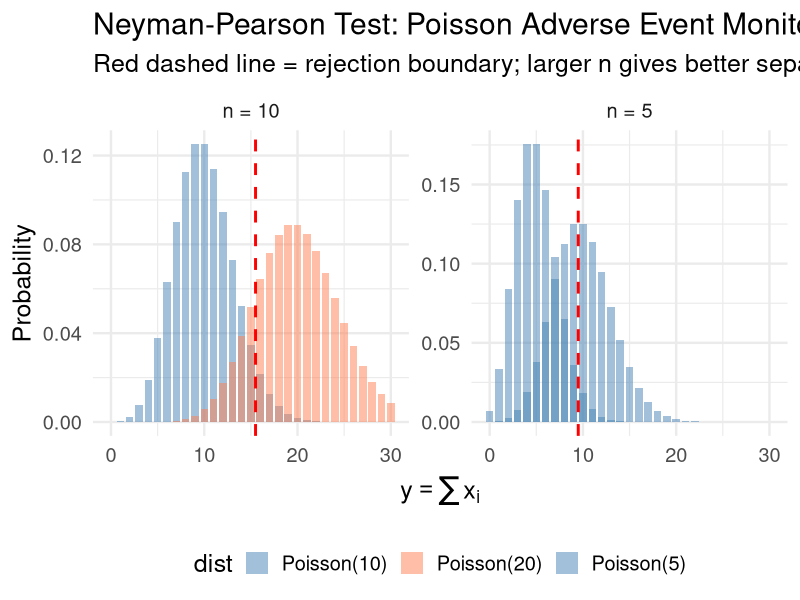
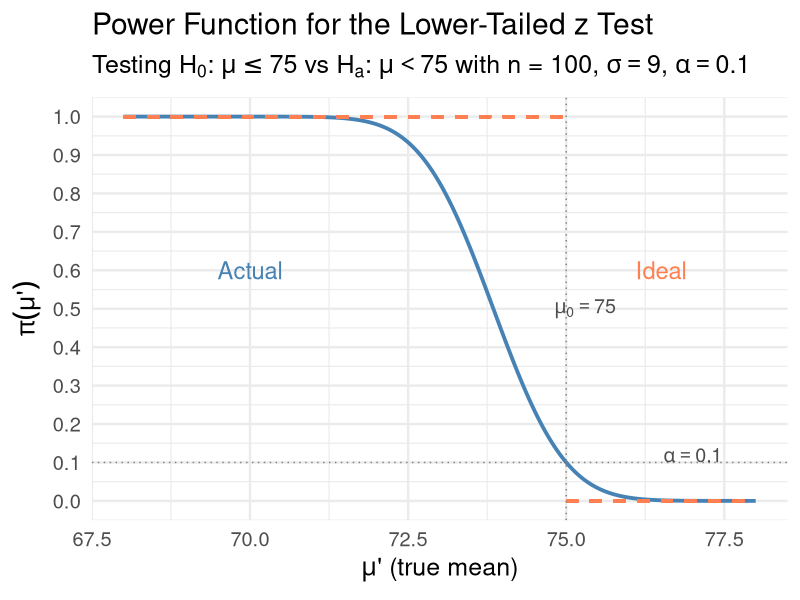
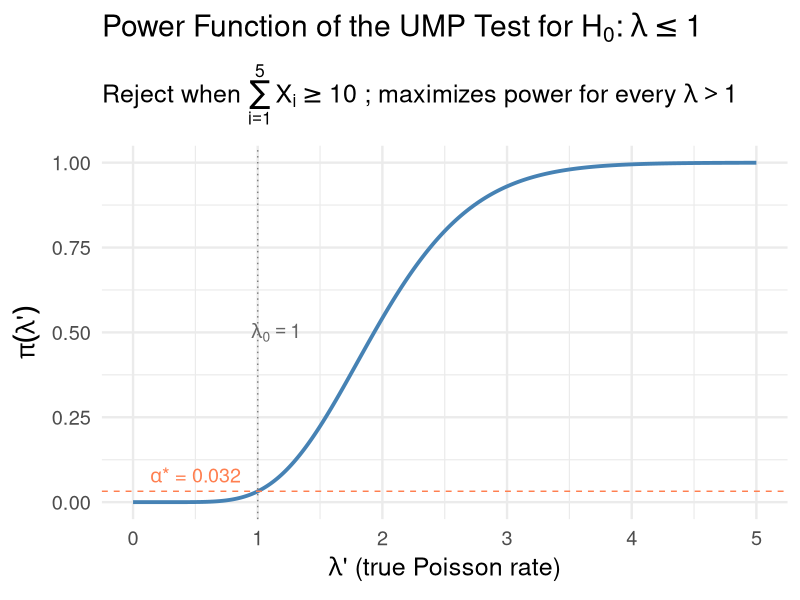
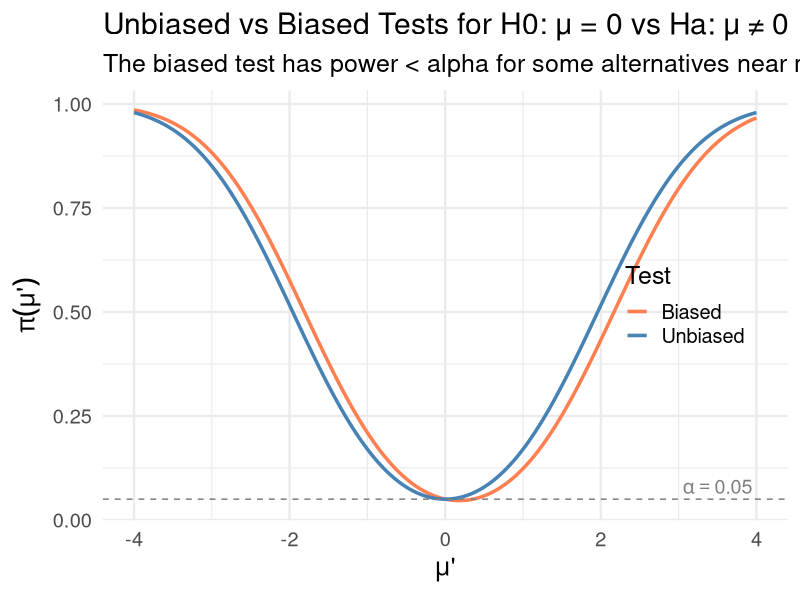
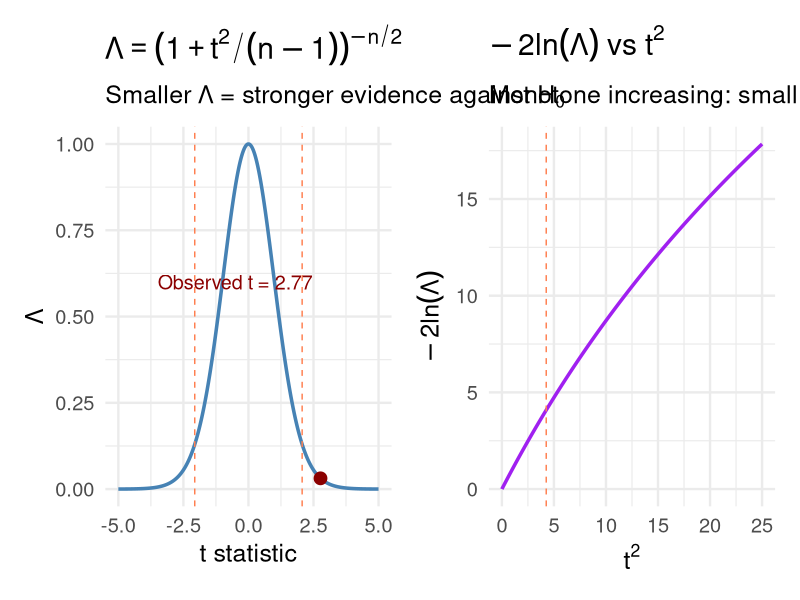
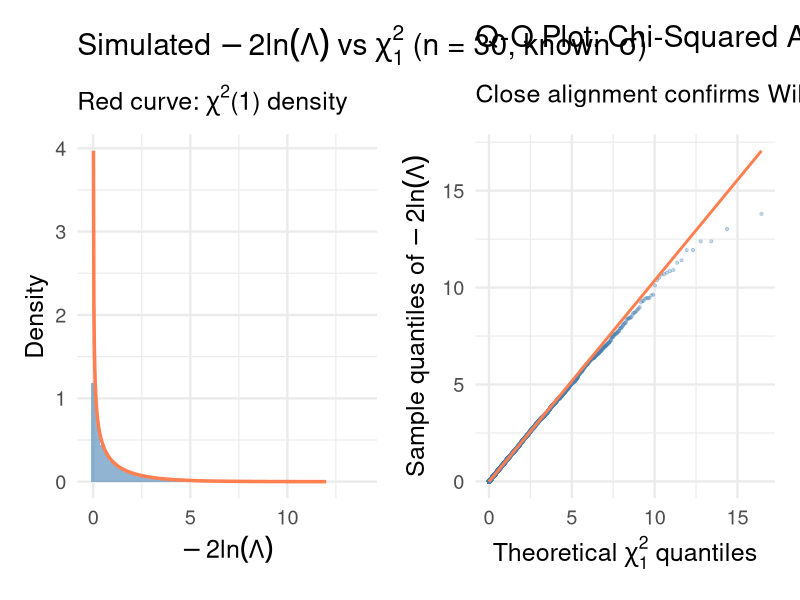
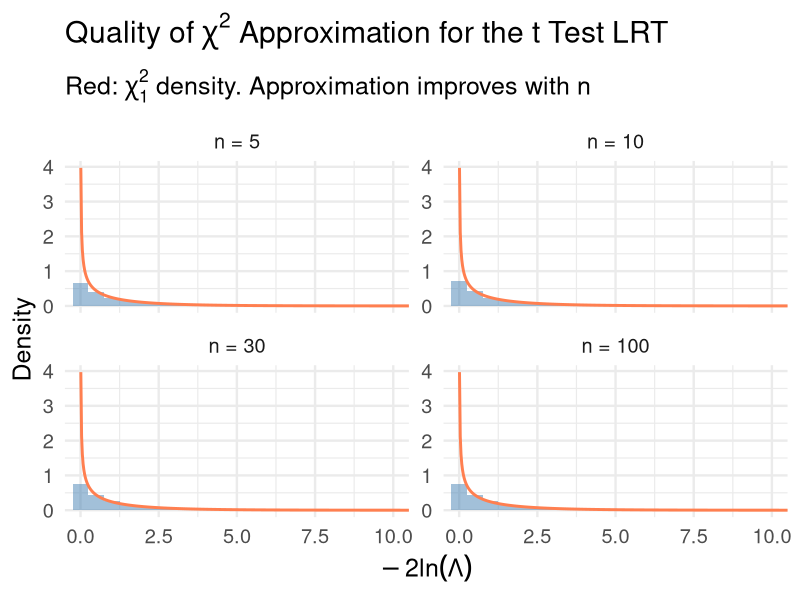

Reproduce these figures in R, in order.
## ---- chunk 1
#| label: setup
#| include: false
library(tidyverse)
library(broom)
library(patchwork)
set.seed(551)
theme_set(theme_minimal(base_size = 18))
## ---- chunk 2
#| echo: true
#| code-fold: true
# Verify with R
cat("alpha* =", 1 - ppois(9, lambda = 5), "\n")
cat("beta*  =", ppois(9, lambda = 10), "\n")
cat("Power  =", 1 - ppois(9, lambda = 10), "\n")
## ---- chunk 3
#| echo: true
#| code-fold: true
#| fig-height: 5
#| fig-width: 14
# Compare rejection regions for n=5 and n=10
tibble(y = 0:30) |>
  mutate(
    `n = 5, Poisson(5)` = dpois(y, 5),
    `n = 5, Poisson(10)` = dpois(y, 10),
    `n = 10, Poisson(10)` = dpois(y, 10),
    `n = 10, Poisson(20)` = dpois(y, 20)
  ) |>
  pivot_longer(-y, names_to = "distribution", values_to = "prob") |>
  separate(distribution, into = c("sample_size", "dist"), sep = ", ") |>
  ggplot(aes(x = y, y = prob, fill = dist)) +
  geom_col(position = "identity", alpha = 0.5, width = 0.8) +
  geom_vline(data = tibble(sample_size = c("n = 5", "n = 10"), 
                            cutoff = c(10, 16)),
             aes(xintercept = cutoff - 0.5), linetype = "dashed", 
             color = "red", linewidth = 1) +
  facet_wrap(~sample_size, scales = "free") +
  scale_fill_manual(values = c("steelblue", "coral", "steelblue", "coral")) +
  labs(x = expression(y == sum(x[i])), y = "Probability",
       title = "Neyman-Pearson Test: Poisson Adverse Event Monitoring",
       subtitle = "Red dashed line = rejection boundary; larger n gives better separation") +
  theme(legend.position = "bottom")
## ---- chunk 4
#| echo: true
c2 <- qgamma(0.05, shape = 9, rate = 8)
cat("Critical value c2 =", round(c2, 4), "\n")
## ---- chunk 5
#| echo: true
#| code-fold: true
#| fig-height: 6
#| fig-width: 14
# Power function for the z test
sigma <- 9
n <- 100
se <- sigma / sqrt(n)
x_crit <- 75 - 1.28 * se  # 73.848

mu_prime <- seq(68, 78, length.out = 500)
power_actual <- pnorm((x_crit - mu_prime) / se)

power_df <- tibble(mu = mu_prime, power = power_actual)

ggplot(power_df, aes(x = mu, y = power)) +
  geom_line(linewidth = 1.3, color = "steelblue") +
  # Ideal power function
  geom_segment(aes(x = 68, xend = 75, y = 1, yend = 1), 
               linetype = "dashed", color = "coral", linewidth = 1) +
  geom_segment(aes(x = 75, xend = 78, y = 0, yend = 0), 
               linetype = "dashed", color = "coral", linewidth = 1) +
  geom_vline(xintercept = 75, linetype = "dotted", color = "gray50") +
  geom_hline(yintercept = 0.10, linetype = "dotted", color = "gray50") +
  annotate("text", x = 76.5, y = 0.6, label = "Ideal", color = "coral", size = 6) +
  annotate("text", x = 70, y = 0.6, label = "Actual", color = "steelblue", size = 6) +
  annotate("text", x = 77, y = 0.12, 
           label = expression(alpha == 0.10), size = 5, color = "gray30") +
  annotate("text", x = 75.3, y = 0.5, 
           label = expression(mu[0] == 75), size = 5, color = "gray30") +
  scale_y_continuous(breaks = seq(0, 1, 0.1)) +
  labs(x = expression(mu * "' (true mean)"), y = expression(pi(mu * "'")),
       title = "Power Function for the Lower-Tailed z Test",
       subtitle = bquote("Testing" ~ H[0]*":" ~ mu <= 75 ~ "vs" ~ H[a]*":" ~ mu < 75 ~ "with n = 100," ~ sigma == 9*"," ~ alpha == 0.10))
## ---- chunk 6
#| echo: true
#| code-fold: true
#| fig-height: 5
#| fig-width: 14
# Power function for the UMP Poisson test
lambda_prime <- seq(0, 5, length.out = 300)
power_poisson <- 1 - ppois(9, lambda = 5 * lambda_prime)

ggplot(tibble(lambda = lambda_prime, power = power_poisson), 
       aes(x = lambda, y = power)) +
  geom_line(linewidth = 1.3, color = "steelblue") +
  geom_vline(xintercept = 1, linetype = "dotted", color = "gray50") +
  geom_hline(yintercept = 0.032, linetype = "dashed", color = "coral") +
  annotate("text", x = 0.5, y = 0.08, 
           label = expression(alpha * "* = 0.032"), color = "coral", size = 5) +
  annotate("text", x = 1.15, y = 0.5, 
           label = expression(lambda[0] == 1), color = "gray40", size = 5) +
  labs(x = expression(lambda * "' (true Poisson rate)"), 
       y = expression(pi(lambda * "'")),
       title = bquote("Power Function of the UMP Test for" ~ H[0]*":" ~ lambda <= 1),
       subtitle = bquote("Reject when" ~ sum(X[i], i==1, 5) >= 10 ~ "; maximizes power for every" ~ lambda > 1))
## ---- chunk 7
#| echo: true
#| code-fold: true
#| fig-height: 5
#| fig-width: 14
# Biased vs unbiased test illustration
mu_seq <- seq(-4, 4, length.out = 500)
n_ex <- 16; sigma_ex <- 4; se_ex <- sigma_ex / sqrt(n_ex)

# Unbiased (symmetric) rejection region
power_unbiased <- pnorm((-1.96 * se_ex - mu_seq) / se_ex) + 
                  1 - pnorm((1.96 * se_ex - mu_seq) / se_ex)

# Biased (asymmetric) rejection region: reject if x_bar > 2.17 or x_bar < -1.81
power_biased <- pnorm((-1.81 * se_ex - mu_seq) / se_ex) + 
                1 - pnorm((2.17 * se_ex - mu_seq) / se_ex)

tibble(mu = mu_seq, Unbiased = power_unbiased, Biased = power_biased) |>
  pivot_longer(-mu, names_to = "Test", values_to = "Power") |>
  ggplot(aes(x = mu, y = Power, color = Test)) +
  geom_line(linewidth = 1.2) +
  geom_hline(yintercept = 0.05, linetype = "dashed", color = "gray50") +
  scale_color_manual(values = c("coral", "steelblue")) +
  annotate("text", x = 3.5, y = 0.08, label = expression(alpha == 0.05), 
           color = "gray50", size = 5) +
  labs(x = expression(mu * "'"), y = expression(pi(mu * "'")),
       title = "Unbiased vs Biased Tests for H0: \u03bc = 0 vs Ha: \u03bc \u2260 0",
       subtitle = "The biased test has power < alpha for some alternatives near mu = 0") +
  theme(legend.position = c(0.85, 0.5))
## ---- chunk 8
#| echo: true
#| code-fold: true
#| fig-height: 7
#| fig-width: 14
# Demonstrate that the LRT statistic is a monotone function of |t|
set.seed(551)
n_sim <- 25
mu_0 <- 120  # target systolic BP
# Simulated clinical trial data: true mu = 125
x_data <- rnorm(n_sim, mean = 125, sd = 15)

x_bar <- mean(x_data)
s <- sd(x_data)
t_stat <- (x_bar - mu_0) / (s / sqrt(n_sim))

# Compute Lambda for a range of hypothetical t values
t_range <- seq(-5, 5, length.out = 500)
lambda_vals <- (1 / (1 + t_range^2 / (n_sim - 1)))^(n_sim / 2)

p1 <- ggplot(tibble(t = t_range, Lambda = lambda_vals), aes(x = t, y = Lambda)) +
  geom_line(linewidth = 1.2, color = "steelblue") +
  geom_vline(xintercept = c(-qt(0.025, n_sim - 1), qt(0.025, n_sim - 1)),
             linetype = "dashed", color = "coral") +
  geom_point(data = tibble(t = t_stat, 
                            Lambda = (1 / (1 + t_stat^2 / (n_sim - 1)))^(n_sim / 2)),
             size = 4, color = "darkred") +
  annotate("text", x = t_stat - 0.3, y = 0.6, 
           label = paste0("Observed t = ", round(t_stat, 2)), 
           color = "darkred", size = 5, hjust = 1) +
  labs(x = "t statistic", y = expression(Lambda),
       title = expression(Lambda == (1 + t^2/(n-1))^{-n/2}),
       subtitle = expression("Smaller " * Lambda * " = stronger evidence against " * H[0]))

# Show the relationship between -2ln(Lambda) and t^2
neg2lnL <- -n_sim * log(1 + t_range^2 / (n_sim - 1))
p2 <- ggplot(tibble(t2 = t_range^2, neg2lnL = -neg2lnL), 
             aes(x = t2, y = neg2lnL)) +
  geom_line(linewidth = 1.2, color = "purple") +
  geom_vline(xintercept = qt(0.975, n_sim - 1)^2, 
             linetype = "dashed", color = "coral") +
  labs(x = expression(t^2), y = expression(-2 * ln(Lambda)),
       title = expression(-2 * ln(Lambda) ~ "vs" ~ t^2),
       subtitle = "Monotone increasing: small Lambda = large |t|")

p1 + p2
## ---- chunk 9
#| echo: true
set.seed(42)
n <- 30
mu_0 <- 130
ldl_data <- rnorm(n, mean = 122, sd = 18)

x_bar <- mean(ldl_data)
s_val <- sd(ldl_data)
t_obs <- (x_bar - mu_0) / (s_val / sqrt(n))

cat("Sample mean:", round(x_bar, 2), "mg/dL\n")
cat("Sample SD:  ", round(s_val, 2), "mg/dL\n")
cat("t statistic:", round(t_obs, 3), "\n")
## ---- chunk 10
#| echo: true
# LRT statistic
Lambda <- (1 / (1 + t_obs^2 / (n - 1)))^(n / 2)
neg2lnLambda <- -2 * log(Lambda)

cat("Lambda:       ", round(Lambda, 6), "\n")
cat("-2 ln(Lambda):", round(neg2lnLambda, 3), "\n")
cat("t^2:         ", round(t_obs^2, 3), "\n")
cat("P-value (t):  ", round(2 * pt(-abs(t_obs), df = n - 1), 4), "\n")
## ---- chunk 11
#| echo: true
# Verify with t.test
t.test(ldl_data, mu = mu_0) |> tidy() |> 
  select(estimate, statistic, p.value, conf.low, conf.high) |>
  mutate(across(everything(), ~round(., 4)))
## ---- chunk 12
#| echo: true
#| code-fold: true
#| fig-height: 6
#| fig-width: 14
# Simulate LRT for normal mean (known variance) and check chi-squared approximation
set.seed(551)
n_obs <- 30
n_rep <- 10000
mu_0 <- 0
sigma_known <- 1

# Simulate under H_0
neg2lnL_sims <- replicate(n_rep, {
  x <- rnorm(n_obs, mean = mu_0, sd = sigma_known)
  x_bar <- mean(x)
  # -2ln(Lambda) = n * (x_bar - mu_0)^2 / sigma^2 for known variance case
  n_obs * (x_bar - mu_0)^2 / sigma_known^2
})

# Compare to chi-squared(1)
chi2_theoretical <- seq(0.01, 12, length.out = 500)

p1 <- ggplot(tibble(stat = neg2lnL_sims), aes(x = stat)) +
  geom_histogram(aes(y = after_stat(density)), bins = 60, 
                 fill = "steelblue", alpha = 0.6) +
  geom_line(data = tibble(x = chi2_theoretical, y = dchisq(chi2_theoretical, df = 1)),
            aes(x = x, y = y), color = "coral", linewidth = 1.2) +
  labs(x = expression(-2 * ln(Lambda)), y = "Density",
       title = expression("Simulated " * -2 * ln(Lambda) * " vs " * chi[1]^2 * 
                         " (n = 30, known " * sigma * ")"),
       subtitle = expression("Red curve: " * chi^2 * "(1) density"))

# Q-Q plot
p2 <- ggplot(tibble(stat = neg2lnL_sims), aes(sample = stat)) +
  stat_qq(distribution = qchisq, dparams = list(df = 1), 
          color = "steelblue", alpha = 0.3, size = 0.8) +
  stat_qq_line(distribution = qchisq, dparams = list(df = 1), 
               color = "coral", linewidth = 1) +
  labs(x = expression("Theoretical " * chi[1]^2 * " quantiles"),
       y = expression("Sample quantiles of " * -2 * ln(Lambda)),
       title = "Q-Q Plot: Chi-Squared Approximation",
       subtitle = "Close alignment confirms Wilks' theorem")

p1 + p2
## ---- chunk 13
#| echo: true
#| code-fold: true
#| fig-height: 6
#| fig-width: 14
# Check chi-squared approximation quality for different n
# Normal mean, unknown variance -> -2ln(Lambda) = n*ln(1 + t^2/(n-1))
set.seed(551)
n_rep <- 10000
sample_sizes <- c(5, 10, 30, 100)

sim_results <- map_dfr(sample_sizes, function(n_val) {
  stats <- replicate(n_rep, {
    x <- rnorm(n_val, mean = 0, sd = 1)
    t_stat <- mean(x) / (sd(x) / sqrt(n_val))
    n_val * log(1 + t_stat^2 / (n_val - 1))
  })
  tibble(n = paste0("n = ", n_val), stat = stats)
})

sim_results |>
  mutate(n = factor(n, levels = paste0("n = ", sample_sizes))) |>
  ggplot(aes(x = stat)) +
  geom_histogram(aes(y = after_stat(density)), bins = 50, 
                 fill = "steelblue", alpha = 0.5) +
  geom_line(data = tibble(x = rep(chi2_theoretical, 4),
                          y = rep(dchisq(chi2_theoretical, 1), 4),
                          n = rep(paste0("n = ", sample_sizes), 
                                  each = length(chi2_theoretical))) |>
              mutate(n = factor(n, levels = paste0("n = ", sample_sizes))),
            aes(x = x, y = y), color = "coral", linewidth = 1) +
  facet_wrap(~n, scales = "free_y") +
  coord_cartesian(xlim = c(0, 10)) +
  labs(x = expression(-2 * ln(Lambda)), y = "Density",
       title = expression("Quality of " * chi^2 * " Approximation for the t Test LRT"),
       subtitle = expression("Red: " * chi[1]^2 * " density. Approximation improves with n"))
## ---- chunk 14
#| echo: true
#| code-fold: true
#| fig-height: 8
#| fig-width: 16
library(DiagrammeR)

grViz("
digraph testing_framework {
  graph [rankdir=TB, bgcolor=transparent, fontsize=20]
  node [shape=box, style=filled, fontsize=16, fontname='Helvetica']
  
  # Top level
  A [label='Hypothesis Testing Problem\\nH₀: θ ∈ Ω₀ vs Hₐ: θ ∈ Ωₐ', 
     fillcolor='#3498db', fontcolor=white, width=4]
  
  # Decision node
  B [label='Are both hypotheses simple?', 
     fillcolor='#f39c12', fontcolor=white, shape=diamond, width=3]
  
  # Simple path
  C [label='Neyman-Pearson Lemma\\nLikelihood ratio: L(θₐ)/L(θ₀) ≥ k\\nMost Powerful Test', 
     fillcolor='#27ae60', fontcolor=white, width=3.5]
  
  # Composite path
  D [label='Likelihood Ratio Test (LRT)\\nΛ = L(θ̂₀) / L(θ̂ₘₗₑ) ≤ k', 
     fillcolor='#8e44ad', fontcolor=white, width=3.5]
  
  # UMP
  E [label='Same rejection region\\nfor all θₐ ∈ Ωₐ?', 
     fillcolor='#f39c12', fontcolor=white, shape=diamond, width=3]
  F [label='UMP Test\\n(one-sided alternatives)', 
     fillcolor='#27ae60', fontcolor=white, width=3]
  G [label='No UMP exists\\n(two-sided alternatives)\\nUse UMP Unbiased or LRT', 
     fillcolor='#e74c3c', fontcolor=white, width=3.5]
  
  # LRT outcomes
  H [label='Exact distribution\\nknown?', 
     fillcolor='#f39c12', fontcolor=white, shape=diamond, width=3]
  I [label='Use exact test\\n(z test, t test, F test)', 
     fillcolor='#27ae60', fontcolor=white, width=3]
  J [label='Large-sample approx.\\n-2ln(Λ) ~ χ²ₘ', 
     fillcolor='#16a085', fontcolor=white, width=3]
  
  A -> B
  B -> C [label='  Yes', fontsize=14]
  B -> D [label='  No', fontsize=14]
  C -> E
  E -> F [label='  Yes', fontsize=14]
  E -> G [label='  No', fontsize=14]
  D -> H
  H -> I [label='  Yes', fontsize=14]
  H -> J [label='  No', fontsize=14]
}
")
